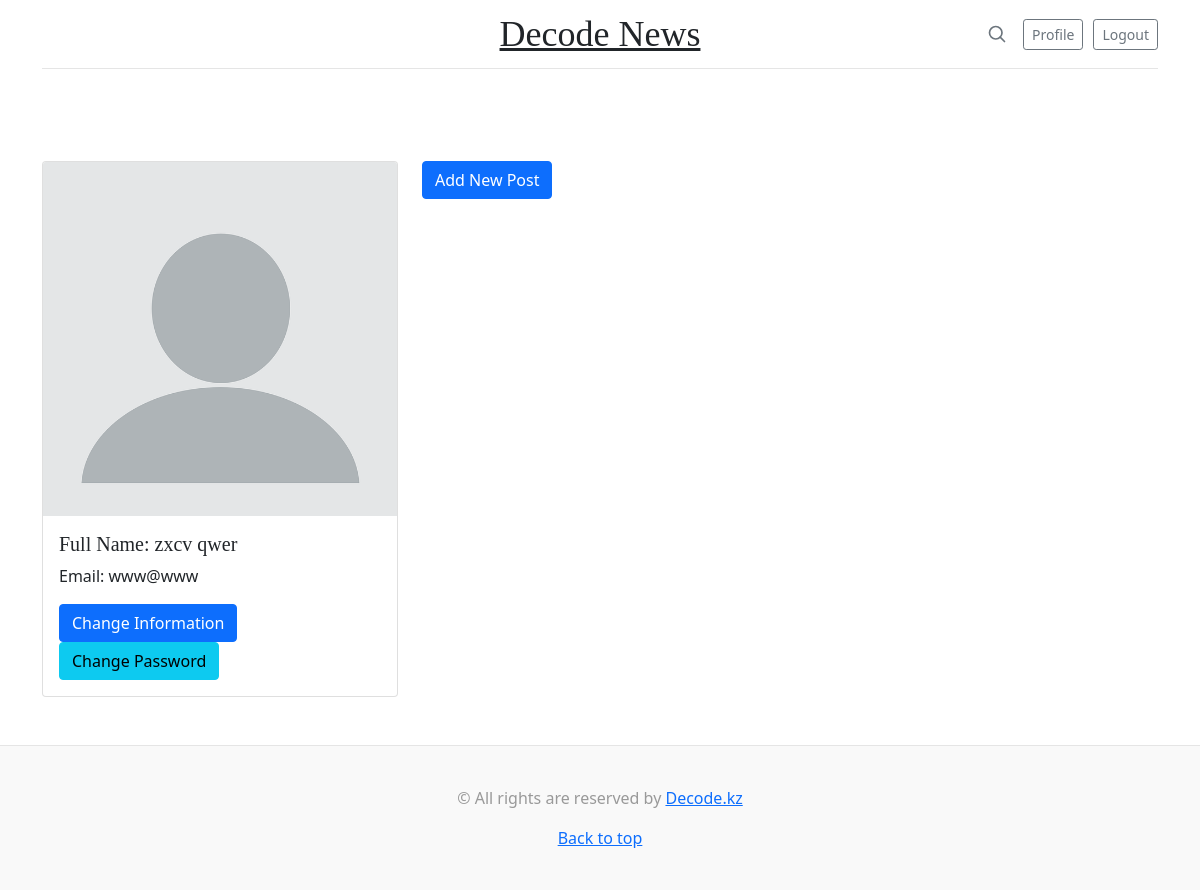
Page /profile.php (signed in) on the committed database.
### tables this page shows
CREATE TABLE `accounts` (
  `id` int(11) NOT NULL,
  `username` varchar(255) NOT NULL,
  `password` varchar(1000) NOT NULL,
  `email` varchar(255) NOT NULL,
  `first` varchar(200) NOT NULL,
  `last` varchar(200) NOT NULL,
  `is-admin` tinyint(1) NOT NULL DEFAULT '0',
  `avatar` text,
  `is-confirmed` tinyint(1) NOT NULL DEFAULT '0'
);

### profile.php (the view, shortened to what this page needs)
<!DOCTYPE html>
<html lang="en">
<head>
    <?php include "components/head-libs.php" ?>
</head>
<body onload="getMyPosts(myPage)">
    <div class="container">
        <?php include "components/navs.php" ?>
    </div>
    <?php
    $id = $_SESSION['account'];
    $user = $db->query("SELECT * FROM accounts WHERE id = $id;");
    $userRes = $user->fetch_object();
    $userRes->avatar = isset($userRes->avatar) ? $userRes->avatar : 'images/profile/profile.png';
    ?>
    <main role="main" class="container mt-5 mb-5">
        <div class="row">
            <div class="col-md-4">
                <div class="card" style="width: 100%;">
                    <img class="card-img-top" src="<?=$userRes->avatar?>" alt="Card image cap">
                    <div class="card-body">
                        <h5 class="card-title">Full Name: <?= $userRes->first ?> <?= $userRes->last ?></h5>
                        <p class="card-text">Email: <?= $userRes->email ?></p>
                        <a href="#" class="btn btn-primary" onclick="setProfileInfo(<?=$id?>)" data-target="#profile-modal" data-toggle="modal">Change Information</a>
                        <a href="#" class="btn btn-info" data-target="#pass-modal" data-toggle="modal">Change Password</a>
                    </div>
                </div>
            </div>
            <div class="col-md-8">
                <button class="btn btn-primary" data-toggle="modal" data-target="#add-post">Add New Post</button>
            </div>
        </div>
    </main>
    <?php include "components/footer.php" ?>
</body>
</html>

### css/style.css (style rules this page uses)
* { text-decoration: none; }
h1, h2, h3, h4, h5, h6 { font-family: "Playfair Display", Georgia, "Times New Roman", serif; }

### rows in the picture
accounts: first "zxcv", last "qwer", email "www@www"
